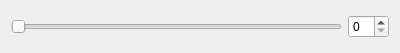
<?xml version="1.0" encoding="UTF-8"?>
<ui version="4.0">
 <class>MyView</class>
 <widget class="QWidget" name="MyView">
  <property name="geometry">
   <rect>
    <x>0</x>
    <y>0</y>
    <width>400</width>
    <height>53</height>
   </rect>
  </property>
  <property name="windowTitle">
   <string>Form</string>
  </property>
  <layout class="QHBoxLayout" name="horizontalLayout">
   <item>
    <widget class="QSlider" name="horizontalSlider">
     <property name="orientation">
      <enum>Qt::Horizontal</enum>
     </property>
    </widget>
   </item>
   <item>
    <widget class="QSpinBox" name="spinBox"/>
   </item>
  </layout>
 </widget>
 <resources/>
 <connections/>
</ui>
